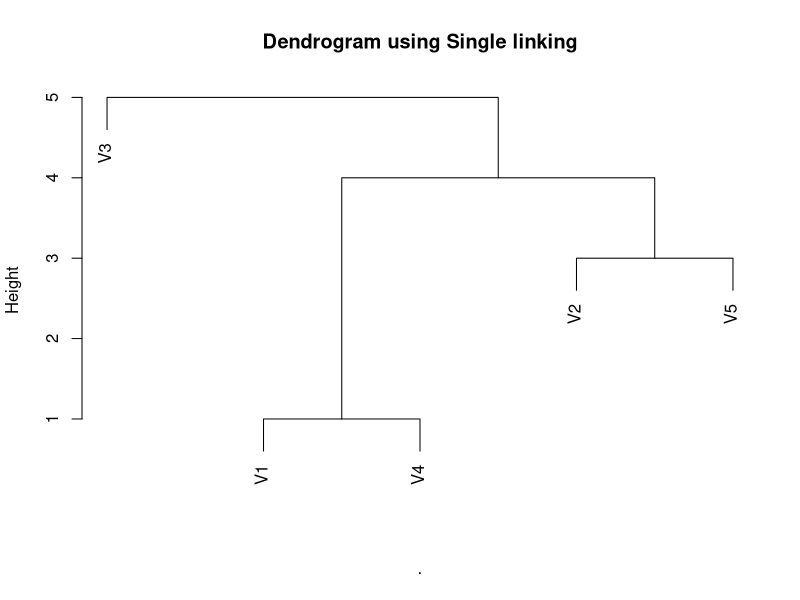
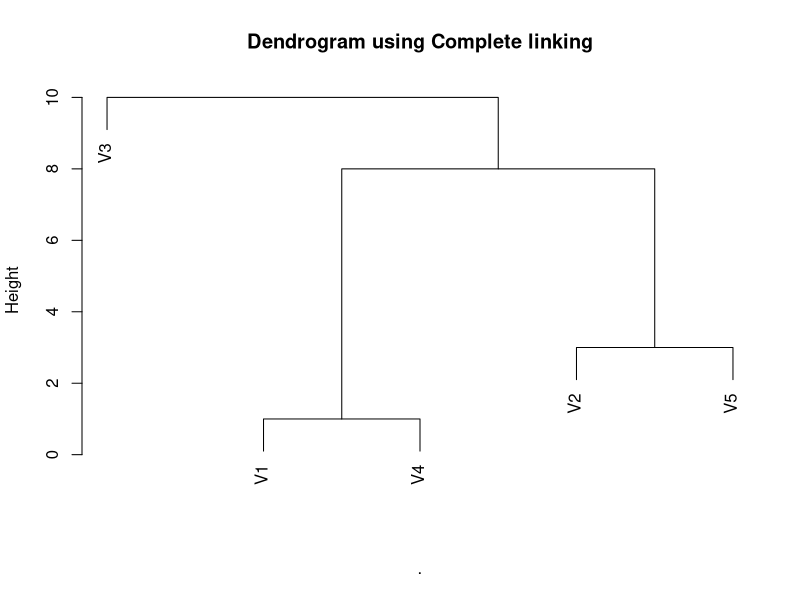
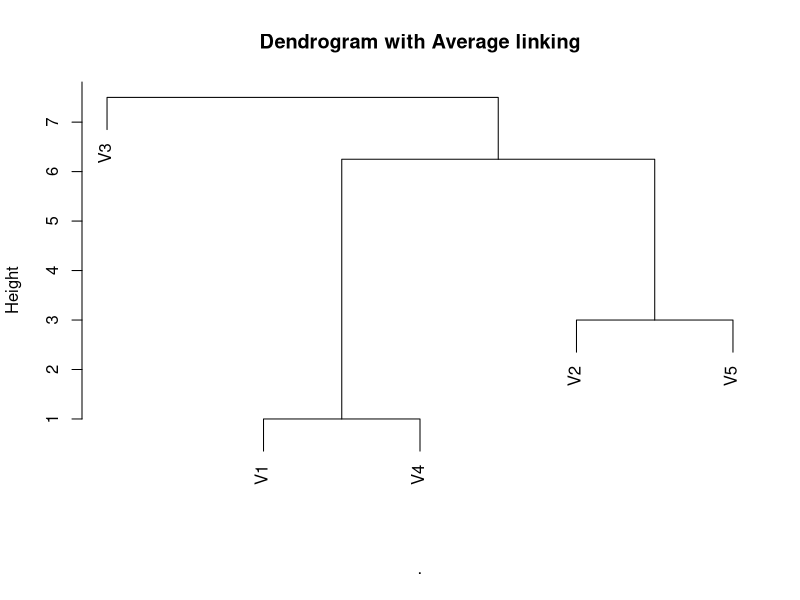

Write R code to recreate these figures, in order. (Note: this script raises an error after producing the figures.)
## ---- chunk 1
knitr::opts_chunk$set(echo = TRUE)
require('magrittr')
require('dplyr')
require('data.table')
## ---- chunk 2
A = matrix(c(7,9,20, 2,4,10),ncol=3)
B = matrix(c(1,7,12,40, 2,8,13,20, 3,9,14,21),ncol=4)
## ---- chunk 3
A.B = A %*% B
A.B
## ---- chunk 4
A = matrix(c(2,1,0, 1,2,0, 0,0,2),ncol=3)
## ---- chunk 5
SD = eigen(A)
C = SD$vectors
D = diag(SD$values)
## ---- chunk 6
G = C %*% sqrt(D) %*% t(C)
G
## ---- chunk 7
A
## ---- chunk 8
G %*% G
## ---- chunk 9
d = read.csv('./DistMat.csv',header=F) %>%
  as.matrix() %>% as.dist()
## ---- chunk 10
d %>% stats::hclust(method='single') %>% plot(sub=NA,main='Dendrogram using Single linking')
## ---- chunk 11
d %>% stats::hclust(method='complete') %>% plot(sub=NA,main='Dendrogram using Complete linking')
## ---- chunk 12
d %>% stats::hclust(method='average') %>% plot(sub=NA,main='Dendrogram with Average linking')
## ---- chunk 13
cereal = fread("./T11-9.txt", data.table = F)
colnames(cereal) = scan(what="character", n=11, file='ColumnNames.txt')

rownames(cereal) = cereal[,1]
cereal = cereal[,-1]

cereal = colnames(cereal) %>% setdiff(c('Manufacturer','Group')) %>% cereal[.]
## ---- chunk 14
d = stats::dist(cereal, method='euclidean')
## ---- chunk 15
d %>% stats::hclust(method='single') %>% plot(sub=NA,main='Dendrogram using Single linking')
## ---- chunk 16
d %>% stats::hclust(method='centroid') %>% plot(sub=NA,main='Dendrogram using Centroid linking')
## ---- chunk 17
cereal = fread("./T11-9.txt", data.table = F)
colnames(cereal) = scan(what="character", n=11, file='ColumnNames.txt')

rownames(cereal) = cereal[,1]
cereal = cereal[,-1]

cereal = colnames(cereal) %>% setdiff(c('Manufacturer','Group')) %>% cereal[.]
## ---- chunk 18
set.seed(1)
K2 = kmeans(cereal,centers=2)$cluster
K3 = kmeans(cereal,centers=3)$cluster
## ---- chunk 19
set.seed(1) 
x = rnorm(10000)
## ---- chunk 20
IND = c( which(x<=-3 | x>=3) )
IND
## ---- chunk 21
hist(x)
abline(v=median(x),lty=2,lwd=3,col='red')
## ---- chunk 22
cereal = fread("./T11-9.txt", data.table = F)
colnames(cereal) = scan(what="character", n=11, file='ColumnNames.txt')

rownames(cereal) = cereal[,1]
cereal = cereal[,-1]

cereal = colnames(cereal) %>% setdiff(c('Group')) %>% cereal[.]
## ---- chunk 23
cereal %>%
  dplyr::filter( Protein>=3 & Sugar<=9 ) %>%
  dplyr::group_by(Manufacturer) %>%
  dplyr::summarize(Mean_Calories=mean(Calories)) %>%
  knitr::kable()
## ---- chunk 24
cereal$Healthy = 1*(cereal$Protein>=3 & cereal$Sugar<=9)
